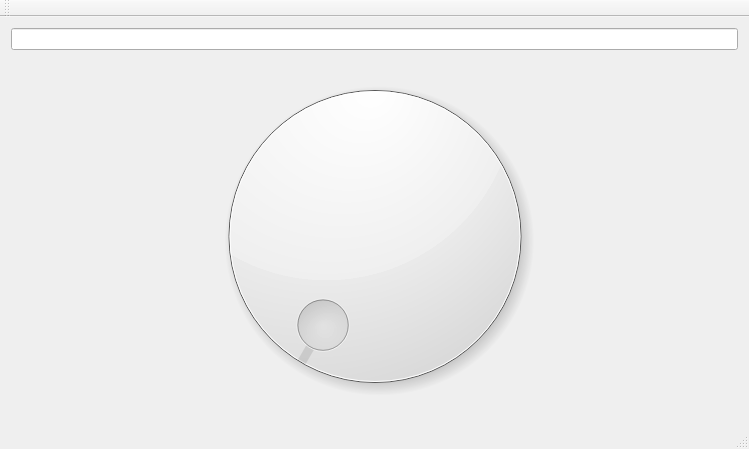
<?xml version="1.0" encoding="UTF-8"?>
<ui version="4.0">
 <class>MainWindow</class>
 <widget class="QMainWindow" name="MainWindow">
  <property name="geometry">
   <rect>
    <x>0</x>
    <y>0</y>
    <width>749</width>
    <height>449</height>
   </rect>
  </property>
  <property name="windowTitle">
   <string>MainWindow</string>
  </property>
  <widget class="QWidget" name="centralWidget">
   <layout class="QGridLayout" name="gridLayout">
    <item row="0" column="0">
     <layout class="QVBoxLayout" name="verticalLayout">
      <item>
       <widget class="QLineEdit" name="lineEdit"/>
      </item>
      <item>
       <widget class="QDial" name="dial"/>
      </item>
     </layout>
    </item>
   </layout>
  </widget>
  <widget class="QMenuBar" name="menuBar">
   <property name="geometry">
    <rect>
     <x>0</x>
     <y>0</y>
     <width>749</width>
     <height>27</height>
    </rect>
   </property>
  </widget>
  <widget class="QToolBar" name="mainToolBar">
   <attribute name="toolBarArea">
    <enum>TopToolBarArea</enum>
   </attribute>
   <attribute name="toolBarBreak">
    <bool>false</bool>
   </attribute>
  </widget>
  <widget class="QStatusBar" name="statusBar"/>
 </widget>
 <layoutdefault spacing="6" margin="11"/>
 <resources/>
 <connections/>
</ui>
